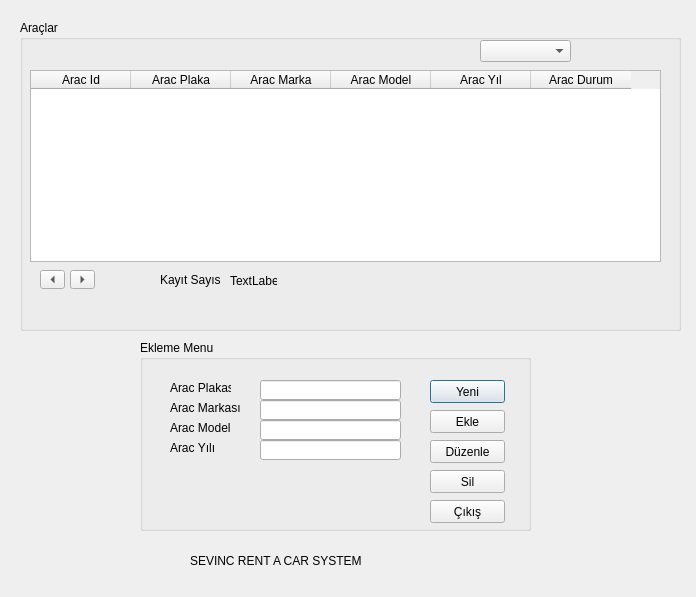
<?xml version="1.0" encoding="UTF-8"?>
<ui version="4.0">
 <class>Dialog</class>
 <widget class="QDialog" name="Dialog">
  <property name="geometry">
   <rect>
    <x>0</x>
    <y>0</y>
    <width>696</width>
    <height>597</height>
   </rect>
  </property>
  <property name="windowTitle">
   <string>Arac Ekleme</string>
  </property>
  <widget class="QGroupBox" name="groupBox">
   <property name="geometry">
    <rect>
     <x>20</x>
     <y>20</y>
     <width>661</width>
     <height>311</height>
    </rect>
   </property>
   <property name="title">
    <string>Araçlar</string>
   </property>
   <widget class="QTableWidget" name="tableWidget">
    <property name="geometry">
     <rect>
      <x>10</x>
      <y>50</y>
      <width>631</width>
      <height>192</height>
     </rect>
    </property>
    <property name="selectionBehavior">
     <enum>QAbstractItemView::SelectRows</enum>
    </property>
    <column>
     <property name="text">
      <string>Arac Id</string>
     </property>
    </column>
    <column>
     <property name="text">
      <string>Arac Plaka</string>
     </property>
    </column>
    <column>
     <property name="text">
      <string>Arac Marka</string>
     </property>
    </column>
    <column>
     <property name="text">
      <string>Arac Model</string>
     </property>
    </column>
    <column>
     <property name="text">
      <string>Arac Yıl</string>
     </property>
    </column>
    <column>
     <property name="text">
      <string>Arac Durum</string>
     </property>
    </column>
   </widget>
   <widget class="QToolButton" name="araclar_sol_ilerle">
    <property name="geometry">
     <rect>
      <x>20</x>
      <y>250</y>
      <width>25</width>
      <height>19</height>
     </rect>
    </property>
    <property name="text">
     <string>...</string>
    </property>
    <property name="arrowType">
     <enum>Qt::LeftArrow</enum>
    </property>
   </widget>
   <widget class="QToolButton" name="araclar_sag_ilerle">
    <property name="geometry">
     <rect>
      <x>50</x>
      <y>250</y>
      <width>25</width>
      <height>19</height>
     </rect>
    </property>
    <property name="text">
     <string>...</string>
    </property>
    <property name="arrowType">
     <enum>Qt::RightArrow</enum>
    </property>
   </widget>
   <widget class="QComboBox" name="araclarComboBox">
    <property name="geometry">
     <rect>
      <x>460</x>
      <y>20</y>
      <width>91</width>
      <height>22</height>
     </rect>
    </property>
   </widget>
   <widget class="QLabel" name="label_5">
    <property name="geometry">
     <rect>
      <x>140</x>
      <y>250</y>
      <width>61</width>
      <height>20</height>
     </rect>
    </property>
    <property name="text">
     <string>Kayıt Sayısı : </string>
    </property>
   </widget>
   <widget class="QLabel" name="kayitsayisiLabel">
    <property name="geometry">
     <rect>
      <x>210</x>
      <y>254</y>
      <width>47</width>
      <height>13</height>
     </rect>
    </property>
    <property name="text">
     <string>TextLabel</string>
    </property>
   </widget>
  </widget>
  <widget class="QGroupBox" name="groupBox_2">
   <property name="geometry">
    <rect>
     <x>140</x>
     <y>340</y>
     <width>391</width>
     <height>191</height>
    </rect>
   </property>
   <property name="title">
    <string>Ekleme Menu</string>
   </property>
   <widget class="QLabel" name="label">
    <property name="geometry">
     <rect>
      <x>30</x>
      <y>40</y>
      <width>61</width>
      <height>16</height>
     </rect>
    </property>
    <property name="text">
     <string>Arac Plakasi</string>
    </property>
   </widget>
   <widget class="QLabel" name="label_2">
    <property name="geometry">
     <rect>
      <x>30</x>
      <y>60</y>
      <width>71</width>
      <height>16</height>
     </rect>
    </property>
    <property name="text">
     <string>Arac Markası</string>
    </property>
   </widget>
   <widget class="QLabel" name="label_3">
    <property name="geometry">
     <rect>
      <x>30</x>
      <y>80</y>
      <width>61</width>
      <height>16</height>
     </rect>
    </property>
    <property name="text">
     <string>Arac Modeli</string>
    </property>
   </widget>
   <widget class="QLabel" name="label_4">
    <property name="geometry">
     <rect>
      <x>30</x>
      <y>100</y>
      <width>51</width>
      <height>16</height>
     </rect>
    </property>
    <property name="text">
     <string>Arac Yılı</string>
    </property>
   </widget>
   <widget class="QLineEdit" name="ekleme_plaka_text">
    <property name="geometry">
     <rect>
      <x>120</x>
      <y>40</y>
      <width>141</width>
      <height>20</height>
     </rect>
    </property>
   </widget>
   <widget class="QLineEdit" name="ekleme_marka_text">
    <property name="geometry">
     <rect>
      <x>120</x>
      <y>60</y>
      <width>141</width>
      <height>20</height>
     </rect>
    </property>
   </widget>
   <widget class="QLineEdit" name="ekleme_model_text">
    <property name="geometry">
     <rect>
      <x>120</x>
      <y>80</y>
      <width>141</width>
      <height>20</height>
     </rect>
    </property>
   </widget>
   <widget class="QLineEdit" name="ekleme_yil_text">
    <property name="geometry">
     <rect>
      <x>120</x>
      <y>100</y>
      <width>141</width>
      <height>20</height>
     </rect>
    </property>
   </widget>
   <widget class="QPushButton" name="ekleme_button_YENI">
    <property name="geometry">
     <rect>
      <x>290</x>
      <y>40</y>
      <width>75</width>
      <height>23</height>
     </rect>
    </property>
    <property name="text">
     <string>Yeni</string>
    </property>
   </widget>
   <widget class="QPushButton" name="ekleme_button_EKLE">
    <property name="geometry">
     <rect>
      <x>290</x>
      <y>70</y>
      <width>75</width>
      <height>23</height>
     </rect>
    </property>
    <property name="text">
     <string>Ekle</string>
    </property>
   </widget>
   <widget class="QPushButton" name="ekleme_button_Duzenle">
    <property name="geometry">
     <rect>
      <x>290</x>
      <y>100</y>
      <width>75</width>
      <height>23</height>
     </rect>
    </property>
    <property name="text">
     <string>Düzenle</string>
    </property>
   </widget>
   <widget class="QPushButton" name="ekleme_button_sil">
    <property name="geometry">
     <rect>
      <x>290</x>
      <y>130</y>
      <width>75</width>
      <height>23</height>
     </rect>
    </property>
    <property name="text">
     <string>Sil</string>
    </property>
   </widget>
   <widget class="QPushButton" name="ekleme_button_cikis">
    <property name="geometry">
     <rect>
      <x>290</x>
      <y>160</y>
      <width>75</width>
      <height>23</height>
     </rect>
    </property>
    <property name="text">
     <string>Çıkış</string>
    </property>
   </widget>
  </widget>
  <widget class="QLabel" name="label_7">
   <property name="geometry">
    <rect>
     <x>190</x>
     <y>550</y>
     <width>321</width>
     <height>21</height>
    </rect>
   </property>
   <property name="styleSheet">
    <string notr="true">font: 16pt &quot;MS Shell Dlg 2&quot;;</string>
   </property>
   <property name="text">
    <string>SEVINC RENT A CAR SYSTEM</string>
   </property>
  </widget>
 </widget>
 <resources/>
 <connections/>
</ui>
